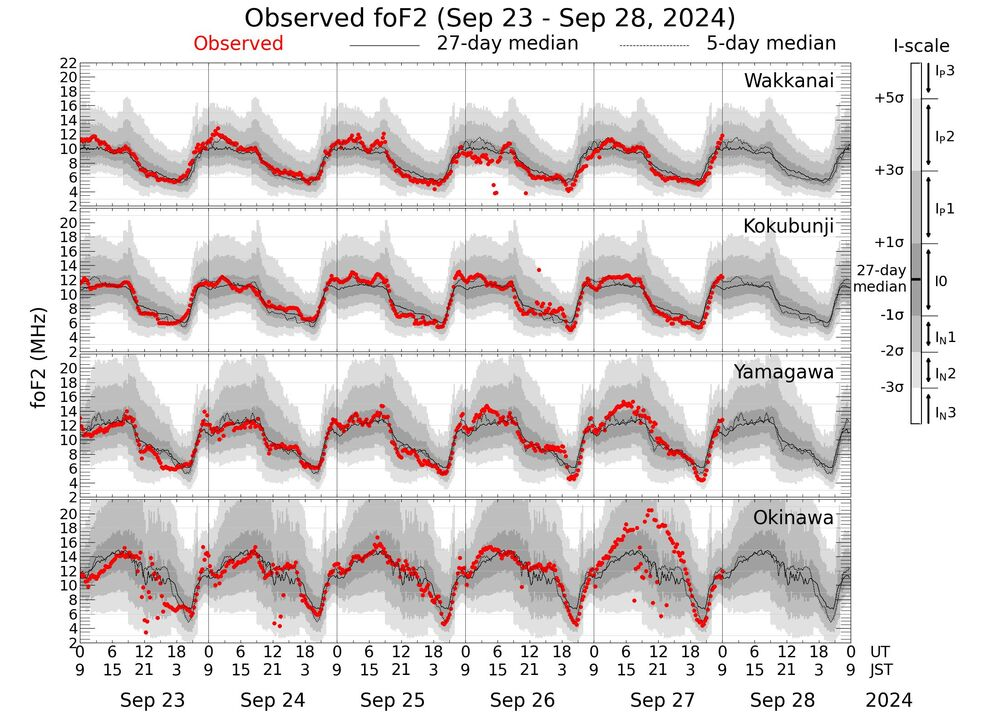
#> input picture latest_foF2.jpg, 1000 x 714 px
$ python NICT_image_load_v0.py
#> lines starting #> are read from the running program, lines starting #| are printed output that depends on the picture; after the words box and inside, x2 and y2 are one past the last pixel; in counts of white or black regions, pixels touching at a corner belong together
import cv2
import numpy as np

# 画像の読み込み
image = cv2.imread('./latest_foF2.jpg')
#> image is the input picture: shape (714, 1000, 3); mean B, G, R 219.2, 219.3, 224.9

# BGRからHSVに変換
hsv_image = cv2.cvtColor(image, cv2.COLOR_BGR2HSV)
#> hsv_image: shape (714, 1000, 3); mean H, S, V 14.5, 9, 225.4

# 赤色の範囲を指定してマスクを作成
lower_red = np.array([0, 50, 50])
upper_red = np.array([10, 255, 255])
mask1 = cv2.inRange(hsv_image, lower_red, upper_red)
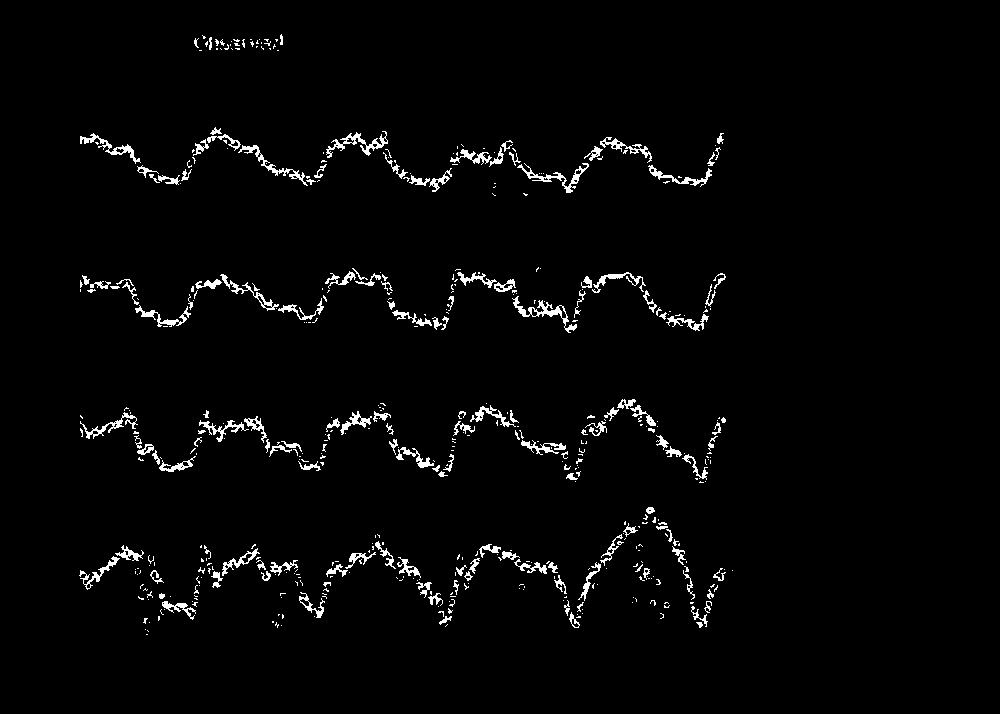
#> mask1: shape (714, 1000); 2.4% white in thin lines or dots, all inside (x1, y1, x2, y2) = (79, 34, 733, 635)

lower_red2 = np.array([170, 50, 50])
upper_red2 = np.array([180, 255, 255])
mask2 = cv2.inRange(hsv_image, lower_red2, upper_red2)
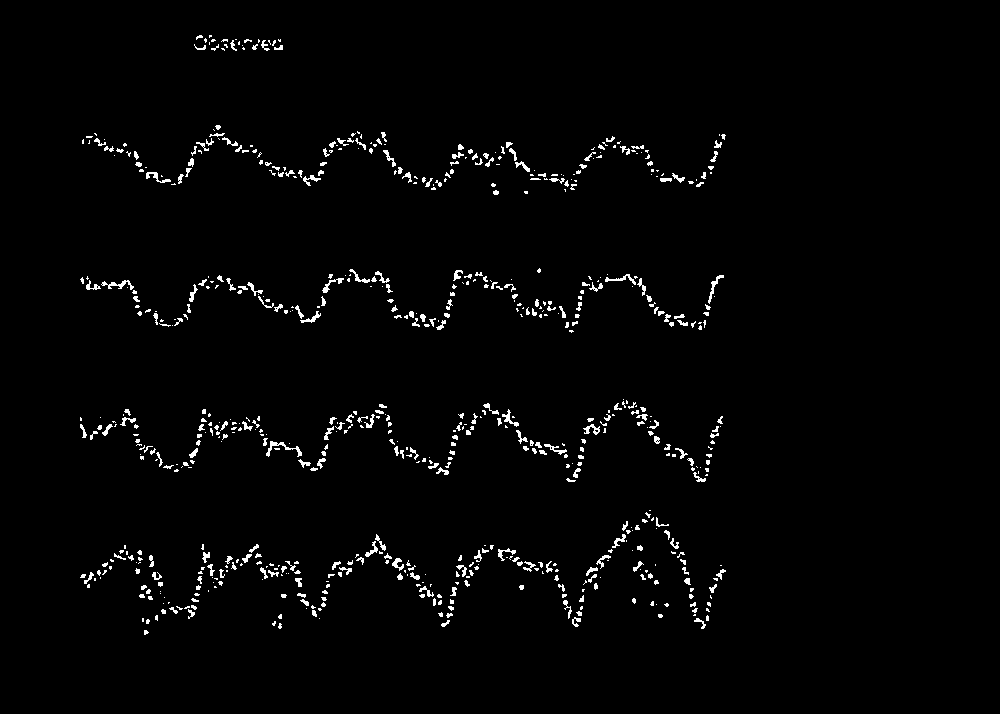
#> mask2: shape (714, 1000); 1.9% white in thin lines or dots, all inside (x1, y1, x2, y2) = (80, 35, 726, 635)

# マスクを合成
mask = mask1 + mask2
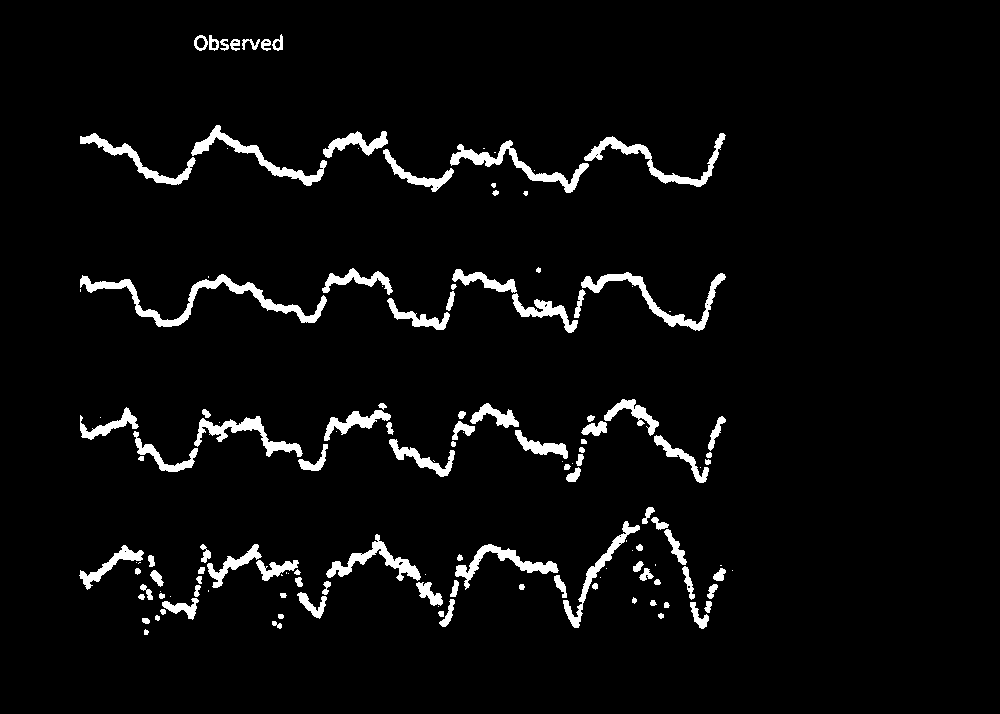
#> mask: shape (714, 1000); 4.3% white; 140 white regions (36 under 20 px)

# 赤いプロットのみを抽出
red_points = cv2.bitwise_and(image, image, mask=mask)
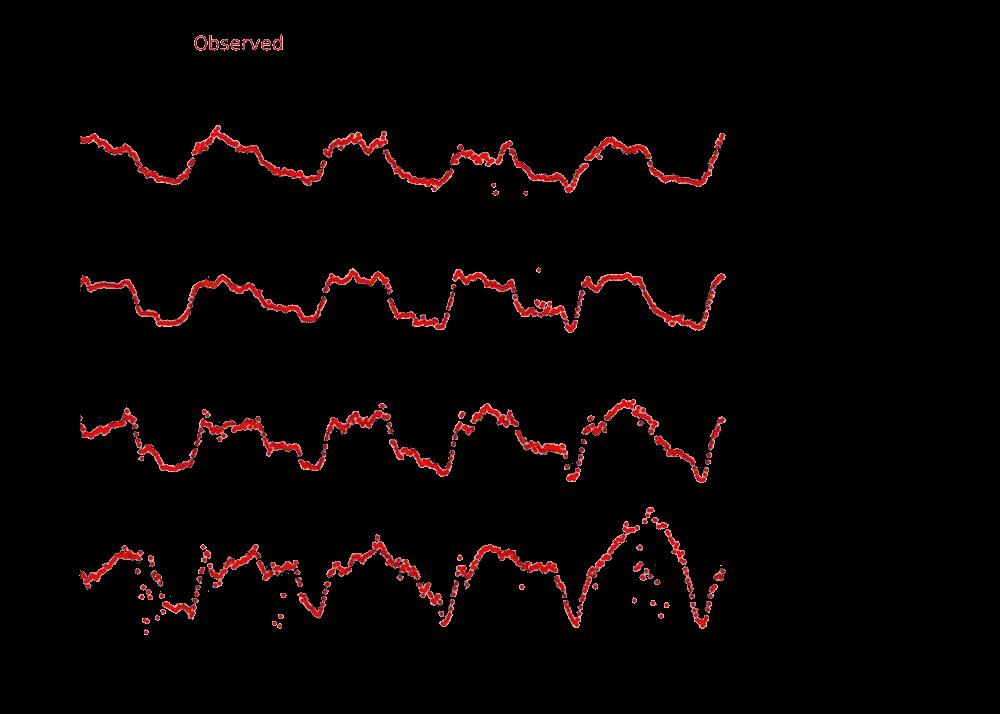
#> red_points: shape (714, 1000, 3); mean B, G, R 3.1, 3, 8.4

# 赤いプロットの座標を取得
contours, _ = cv2.findContours(mask, cv2.RETR_EXTERNAL, cv2.CHAIN_APPROX_SIMPLE)
#> contours = 140 contours, 52 with area under 20; largest, box (x1, y1, x2, y2) and area: (80, 274, 327, 327) 1990, (581, 272, 726, 331) 1290, (450, 140, 589, 193) 1239, (584, 133, 726, 187) 1174, (191, 125, 327, 186) 1144

# 各プロットの座標をリストに格納
plot_coords = []
for contour in contours:
    # 各プロットの重心を計算して座標を取得
    M = cv2.moments(contour)
    if M["m00"] != 0:
        cx = int(M["m10"] / M["m00"])
        cy = int(M["m01"] / M["m00"])
        plot_coords.append((cx, cy))
#> this loop made 140 passes
#> (contour, cx, cy) on pass 38: ([[281, 574], [281, 575], [282, 575]], 281, 574)
#> (cx, cy) on passes 1 to 6: (145, 631), (276, 624), (145, 620), (157, 617), (280, 615), (660, 615)
#> after the loop, plot_coords = 106 pairs, first value 109 to 719, second value 42 to 631

# 座標を表示
print(plot_coords)
#> (printed output is left out)

# 赤いプロットを強調表示
for coord in plot_coords:
    cv2.circle(image, coord, 5, (0, 255, 0), -1)
#> this loop made 106 passes
#> coord on passes 1 to 12: (145, 631), (276, 624), (145, 620), (157, 617), (280, 615), (660, 615), (440, 613), (162, 611), (698, 616), (666, 604), (707, 606), (652, 602)
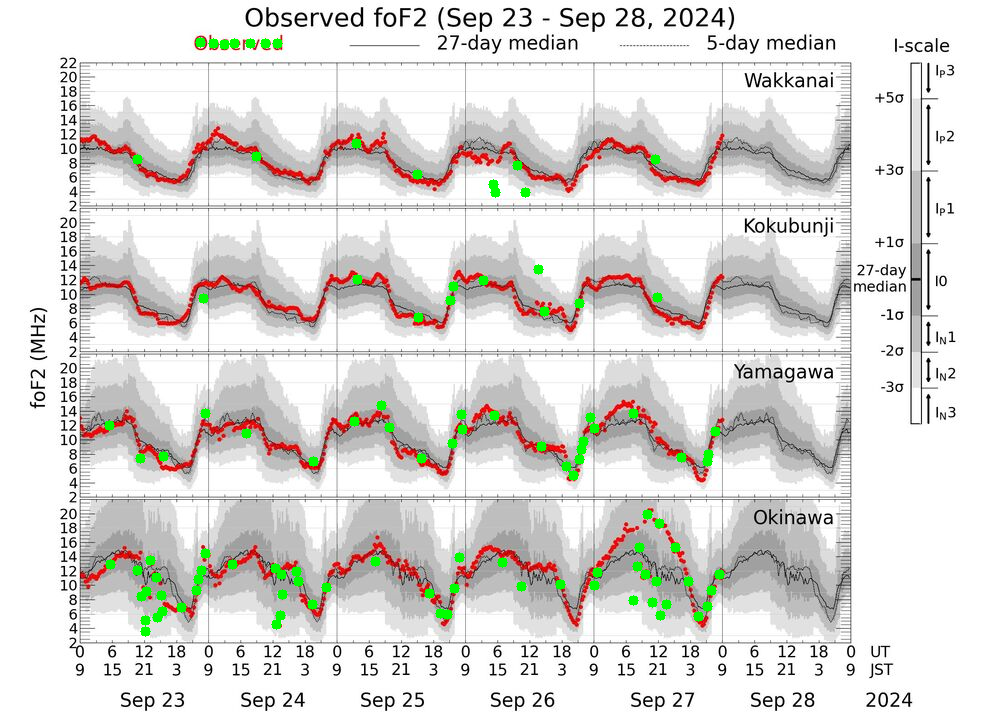
#> image: shape (714, 1000, 3); 1.19% of pixels changed, all inside (x1, y1, x2, y2) = (104, 37, 725, 637)

# 結果の画像を保存
cv2.imwrite('highlighted_red_points.jpg', image)
